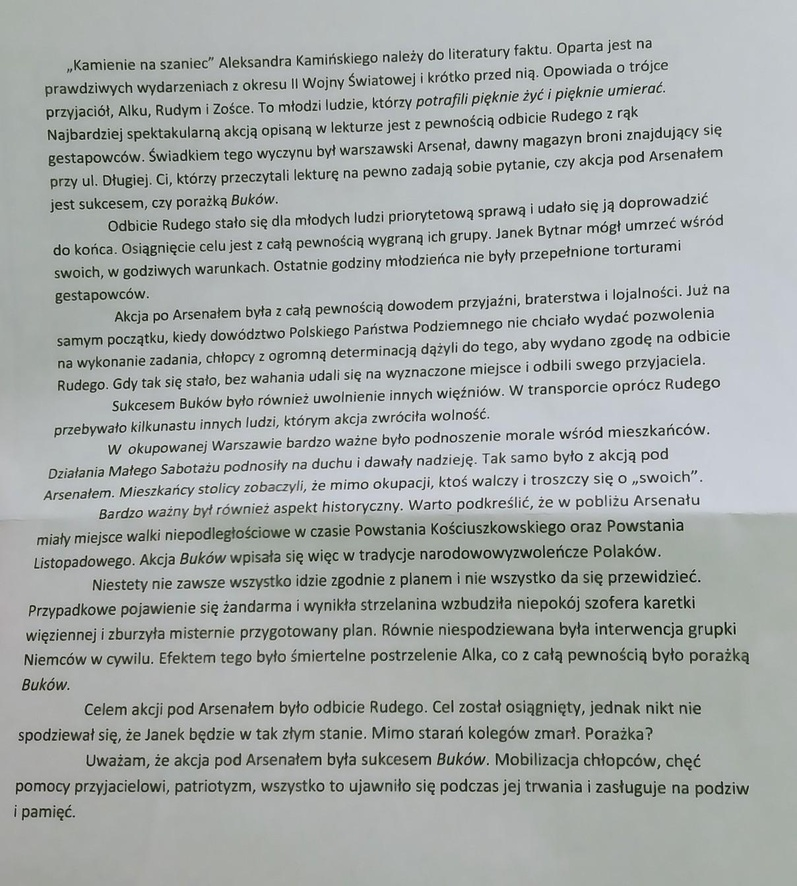
#> input picture ai-path/projects/image-to-black-white/out/image2.jpg, 797 x 886 px, shrunk from 1208 x 1343 before the run
$ jupyter execute detectingEdges.ipynb
#> lines starting #> are read from the running program, lines starting #| are printed output that depends on the picture
# Detecting edges

## Initialization

### Basic setup

[cell 1]
import sys
sys.path.insert(1, "/mnt/c/Users/PC/Desktop/wikolego-repository/ai-path/projects/image-to-black-white/src")

import cv2
import numpy as np
from matplotlib import pyplot as plt

### Loading images

[cell 2]
nazwy_plikow = [
    # "../out/image1.jpg",
    "../out/image2.jpg",
    "../out/image3.jpg",
    "../out/image4.jpg",
    "../out/image5.jpg"
]

images = []

for file_name in nazwy_plikow:
    img = cv2.imread(file_name)
#> img is the input picture: shape (886, 797, 3); mean B, G, R 169.3, 170.9, 166.4
    img = cv2.cvtColor(img, cv2.COLOR_BGR2RGB)
    images.append(img)

### Basic constants and functions initialization

[cell 3]
main_image = images[0]

def displayTwoImages(images_arr):
    fig.add_subplot(1, 2, 1)
    plt.imshow(images_arr[1])
    plt.axis('off')

    fig.add_subplot(1, 2, 2)
    plt.imshow(images_arr[1], cmap=plt.get_cmap('gray'))
    plt.axis('off')

### Displaying loaded images

[cell 4]
fig = plt.figure(figsize=(16, 8))

for i, img in enumerate(images):
    fig.add_subplot(1, len(images), i + 1)

    # plt.imshow(img)
    plt.imshow(img, cmap=plt.get_cmap('gray'))
    plt.axis('off')

plt.show()
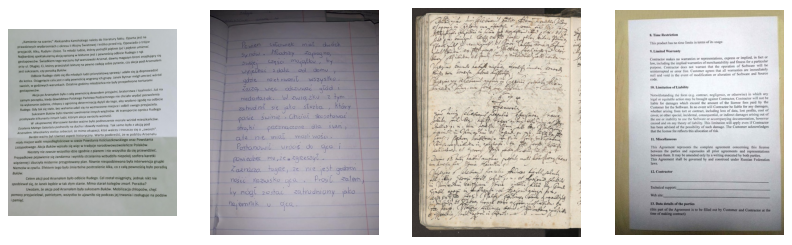
#> figure drawn by matplotlib, 4 panels

## FloodFill

[cell 5]
fig = plt.figure(figsize=(16, 8))

def modifyImage_FloodFill(image_cp):
    image_cp = cv2.cvtColor(image_cp, cv2.COLOR_BGR2GRAY)

    rows, columns = image_cp.shape
#> rows = 886; columns = 797
    mask = np.zeros((rows + 2, columns + 2), np.uint8)
    cv2.floodFill(image_cp, mask, seedPoint=(100, 100), newVal=255, loDiff=10, upDiff=10)
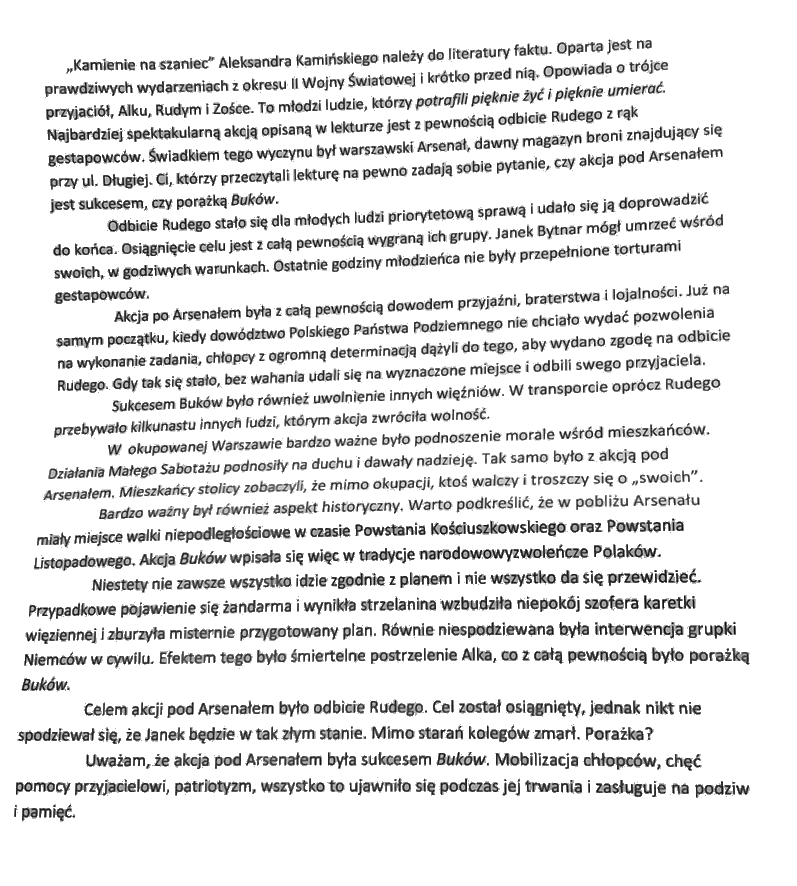
#> image_cp: shape (886, 797); min 2, max 255, mean 228.1

    return image_cp

img = images[0]
fig.add_subplot(1, 2, 1)
plt.imshow(img)
plt.axis('off')

new_img = modifyImage_FloodFill(img)
fig.add_subplot(1, 2, 2)
plt.imshow(new_img, cmap=plt.get_cmap('gray'))
plt.axis('off')

plt.show()
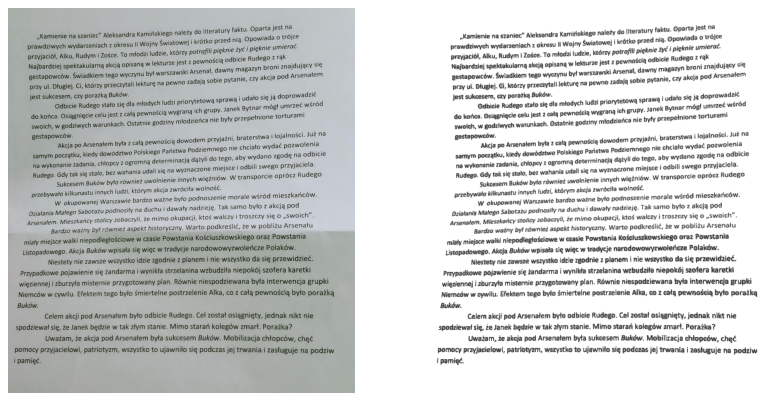
#> figure drawn by matplotlib, 2 panels
